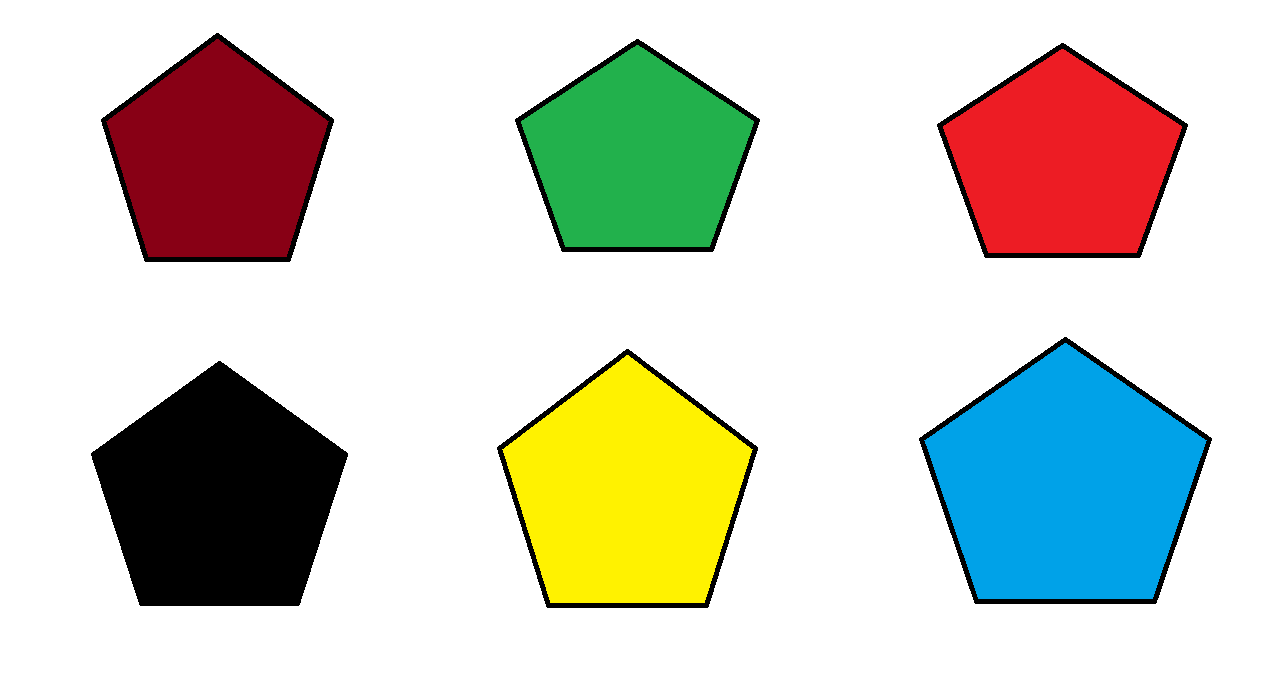
#> input picture colors.png, 1268 x 696 px
$ jupyter execute project.ipynb   (shell and % lines are left out)
#> lines starting #> are read from the running program, lines starting #| are printed output that depends on the picture
[cell 1]
####################### Basic Information #######################

#Main Libraries used:
    #1. cv2 (for loading the image and converting into RGB format)
    #2. matplotlib (for plotting)
    #3. KMeans (for clustering)
    #4. squarify (for plotting treemap)

#Steps:
    #1. Read the image and convert into suitable format and then adjust its size.
    #2. Use KMeans to detect colors from the image.
    #3. Plotting a treemap for indicating the percentage of each color in the image and comparing it with the given image.

[cell 2]
####################### Including libraries #######################

import cv2
import matplotlib.pyplot as plt
from collections import Counter
from sklearn.cluster import KMeans
import squarify

[cell 3]
####################### Including the function #######################

def clr_convrt(color):
    return "#{:02x}{:02x}{:02x}".format(int(color[0]), int(color[1]), int(color[2]))

[cell 4]
####################### Reading the image #######################

img_bgr = cv2.imread("colors.png")
#> img_bgr is the input picture: shape (696, 1268, 3); mean B, G, R 199.1, 209.6, 208.9

####################### converting img from BGR to RGB #######################

img_rgb = cv2.cvtColor(img_bgr, cv2.COLOR_BGR2RGB)
plt.imshow(img_rgb)

[cell 5]
####################### Modifying the image #######################


new_img = cv2.resize(img_rgb, (300, 300), interpolation = cv2.INTER_AREA)
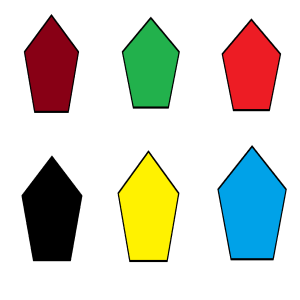
#> new_img: shape (300, 300, 3); mean R, G, B 208.9, 209.6, 199.1
new_img = new_img.reshape(new_img.shape[0]*new_img.shape[1], 3)

####################### using KMeans Clustering Algo #######################

clst = KMeans(n_clusters = 7)

counts = Counter(clst.fit_predict(new_img))
#> counts = {0: 63654, 6: 3987, 1: 5952, 5: 3578, 4: 3411, 3: 5059, 2: 4359}
clr_centr = clst.cluster_centers_
order_centr = [clr_centr[i] for i in counts.keys()]
#> order_centr = [[254.6, 254.6, 254.6], [46.32, 165.7, 82.08], [4.06, 4.83, 4.13], [134, 1.75, 20.54], [236.5, 27.94, 35.92], [-1.42e-11, 161.5, 231.2], [253.7, 240.7, 3.98e-12]]
clrs = [clr_convrt(order_centr[i]) for i in counts.keys()]
#> clrs = ['#fefefe', '#fdf000', '#2ea552', '#00a1e7', '#ec1b23', '#850114', '#040404']

[cell 6]
####################### plotting a Treemap #######################

squarify.plot(counts.values(), label = clrs, color = clrs)
#> (this line was passed over: squarify is not available in this run)

for i in range(1):
    plt.show()
    plt.imshow(img_rgb)
